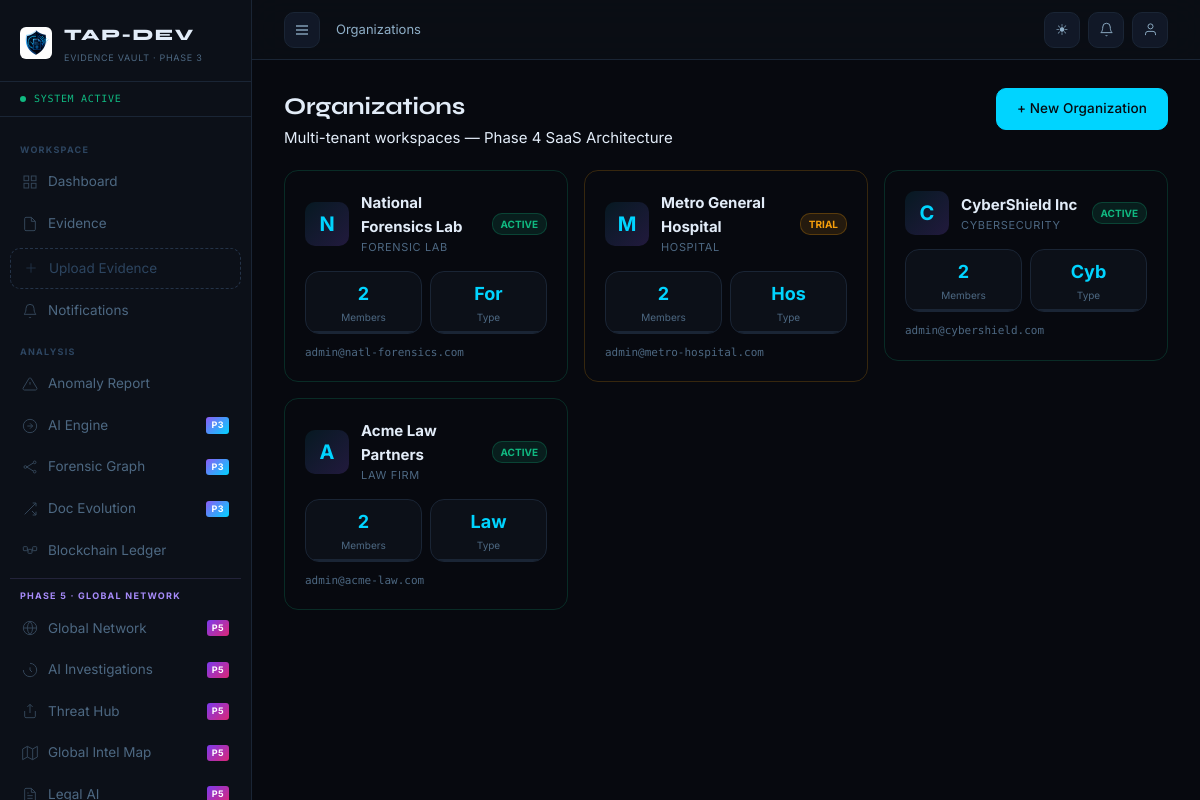
The app's page /org/ (signed in) with its own data.
### apps/organizations/models.py (models this page shows, shortened)
class Organization(models.Model):
    ORG_TYPE_CHOICES = [
        ('LAW_FIRM','Law Firm'),('ENTERPRISE','Enterprise'),('CYBERSEC','Cybersecurity'),
        ('FORENSIC_LAB','Forensic Lab'),('HOSPITAL','Hospital'),('GOVERNMENT','Government'),
        ('INSURANCE','Insurance'),('BANK','Bank'),('EDUCATION','Education'),('OTHER','Other'),
    ]
    STATUS_CHOICES = [('ACTIVE','Active'),('SUSPENDED','Suspended'),('TRIAL','Trial'),('PENDING','Pending')]
    id              = models.UUIDField(primary_key=True, default=uuid.uuid4, editable=False)
    name            = models.CharField(max_length=200, unique=True)
    slug            = models.SlugField(max_length=80, unique=True)
    org_type        = models.CharField(max_length=20, choices=ORG_TYPE_CHOICES, default='ENTERPRISE')
    status          = models.CharField(max_length=15, choices=STATUS_CHOICES, default='TRIAL')
    logo            = models.ImageField(upload_to='org_logos/', null=True, blank=True)
    website         = models.URLField(blank=True)
    country         = models.CharField(max_length=80, blank=True)
    city            = models.CharField(max_length=80, blank=True)
    contact_email   = models.EmailField()
    created_at      = models.DateTimeField(auto_now_add=True)
    created_by      = models.ForeignKey(User, null=True, on_delete=models.SET_NULL, related_name='orgs_created')
    max_users       = models.IntegerField(default=10)
    max_evidence_gb = models.FloatField(default=5.0)
    api_quota_daily = models.IntegerField(default=1000)
    org_settings    = models.JSONField(default=dict)
    class Meta:
        db_table = 'tap_organizations'
        ordering = ['name']
    @property
    def member_count(self):
        return self.memberships.filter(is_active=True).count()

### apps/organizations/views.py (the view)
# urls.py: path('', views.org_list, name='list'),
@login_required
def org_list(request):
    profile_role = getattr(getattr(request.user,'profile',None),'role','SUBMITTER')
    if profile_role == 'ADMIN':
        orgs = Organization.objects.all().order_by('-created_at')
    else:
        memberships = OrganizationMembership.objects.filter(user=request.user, is_active=True)
        orgs = Organization.objects.filter(memberships__in=memberships)
    return render(request, 'organizations/list.html', {'orgs': orgs, 'is_super_admin': profile_role == 'ADMIN'})

### apps/notifications/context_processors.py (called while the page is built)
def notifications_ctx(request):
    if request.user.is_authenticated:
        count = request.user.notifications.filter(is_read=False).count()
        return {'unread_notifications': count}
    return {'unread_notifications': 0}

### apps/users/models.py (called while the page is built)
    def get_avatar_initials(self):
        fn = self.user.first_name[:1] if self.user.first_name else ''
        ln = self.user.last_name[:1]  if self.user.last_name  else ''
        return (fn + ln).upper() or self.user.username[:2].upper()

### templates/organizations/list.html (shortened to what this page needs)
{% extends 'base.html' %}
{% block breadcrumb %}Organizations{% endblock %}
{% block content %}
<div class="page-header" style="margin-bottom:20px;">
  <div class="page-header-left">
    <div class="page-title">Organizations</div>
    <div class="page-subtitle">Multi-tenant workspaces — Phase 4 SaaS Architecture</div>
  </div>
  <a href="{% url 'org:create' %}" class="btn btn-primary">+ New Organization</a>
</div>
<div style="display:grid;grid-template-columns:repeat(auto-fill,minmax(280px,1fr));gap:16px;">
  {% for org in orgs %}
  <a href="{% url 'org:detail' org.slug %}" style="text-decoration:none;">
    <div class="org-card {{ org.status|lower }}">
      <div class="org-header">
        <div class="org-logo">{{ org.name.0|upper }}</div>
        <div><div class="org-name">{{ org.name }}</div><div class="org-type">{{ org.get_org_type_display }}</div></div>
        <span class="org-status-pill {{ org.status|lower }}">{{ org.status }}</span>
      </div>
      <div style="display:grid;grid-template-columns:1fr 1fr;gap:8px;">
        <div class="stat-card" style="padding:8px;text-align:center;"><div style="font-size:18px;font-weight:700;color:var(--accent);">{{ org.member_count }}</div><div style="font-size:10px;color:var(--text-3);">Members</div></div>
        <div class="stat-card" style="padding:8px;text-align:center;"><div style="font-size:18px;font-weight:700;color:var(--accent);">{{ org.get_org_type_display|slice:":3" }}</div><div style="font-size:10px;color:var(--text-3);">Type</div></div>
      </div>
      <div style="font-size:11px;color:var(--text-3);margin-top:10px;font-family:var(--font-mono);">{{ org.contact_email }}</div>
    </div>
  </a>
  {% endfor %}
</div>
{% endblock %}

### records on screen
Organization: name.0 "N", name "National Forensics Lab", org_type "FORENSIC LAB", status "ACTIVE", member_count "2", org_type "For", contact_email "admin@natl-forensics.com"
Organization: name.0 "M", name "Metro General Hospital", org_type "HOSPITAL", status "TRIAL", member_count "2", org_type "Hos", contact_email "admin@metro-hospital.com"
Organization: name.0 "C", name "CyberShield Inc", org_type "CYBERSECURITY", status "ACTIVE", member_count "2", org_type "Cyb", contact_email "admin@cybershield.com"
Organization: name.0 "A", name "Acme Law Partners", org_type "LAW FIRM", status "ACTIVE", member_count "2", org_type "Law", contact_email "admin@acme-law.com"
